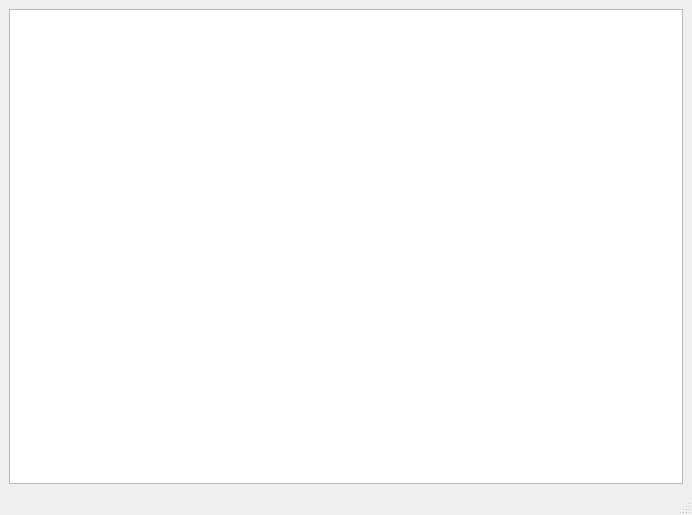
<?xml version="1.0" encoding="UTF-8"?>
<ui version="4.0">
 <class>MainWindow</class>
 <widget class="QMainWindow" name="MainWindow">
  <property name="geometry">
   <rect>
    <x>0</x>
    <y>0</y>
    <width>692</width>
    <height>515</height>
   </rect>
  </property>
  <property name="windowTitle">
   <string>MainWindow</string>
  </property>
  <widget class="QWidget" name="centralwidget">
   <layout class="QGridLayout" name="gridLayout">
    <item row="0" column="1">
     <widget class="QTextEdit" name="sim_info_display">
      <property name="enabled">
       <bool>true</bool>
      </property>
      <property name="autoFillBackground">
       <bool>false</bool>
      </property>
     </widget>
    </item>
   </layout>
  </widget>
  <widget class="QMenuBar" name="menubar">
   <property name="geometry">
    <rect>
     <x>0</x>
     <y>0</y>
     <width>692</width>
     <height>22</height>
    </rect>
   </property>
  </widget>
  <widget class="QStatusBar" name="statusbar"/>
 </widget>
 <resources/>
 <connections/>
</ui>
